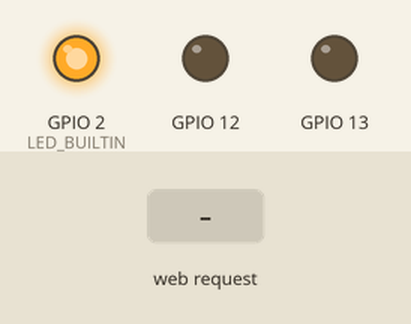
A sketch run on a simulated ESP8266 (NodeMCU). On the bench: output pins drawn as LEDs (lit = HIGH, except the on-board LED, lit = LOW). Inputs (shaded band) come from the test bench. WiFi joins after 1.5 s; servers stay silent unless stated; what the sketch prints to the serial monitor is not drawn.

Above: at 2.7 s.
2.8 s: HTTP request GET /Right received
At 3.8 s:
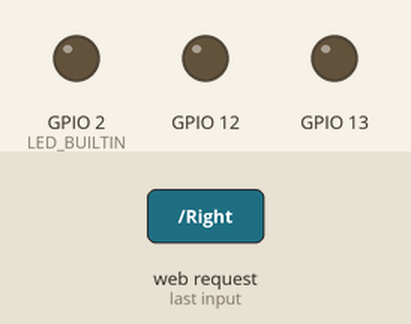
4.3 s: HTTP request GET /Left received
5.8 s: HTTP request GET /Clockwise received
Timing chart, 0 to 8.8 s (numbered marks = the images above; inputs shaded):
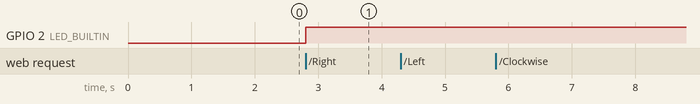

The sketch:

WiFiWebServerPSSS.ino
```cpp
#include <ESP8266WiFi.h>

#ifndef STASSID
#define STASSID "Honor 10"
#define STAPSK  "lucaluca"
#endif

const char* ssid = STASSID;
const char* password = STAPSK;


WiFiServer server(80);


void setup() {
  Serial.begin(115200);


  // prepare LED
  pinMode(13, OUTPUT);
  pinMode(12, OUTPUT);  //12=D6
  pinMode(LED_BUILTIN, OUTPUT);

  // Connect to WiFi network
  Serial.println();
  Serial.println();
  Serial.print(F("Connecting to "));
  Serial.println(ssid);

  WiFi.mode(WIFI_STA);
  WiFi.begin(ssid, password);

  while (WiFi.status() != WL_CONNECTED) {
    delay(500);
    Serial.print(F("."));
  }
  Serial.println();
  Serial.println(F("WiFi connected"));

  // Start the server
  server.begin();
  Serial.println(F("Server started"));

  // Print the IP address
  Serial.println(WiFi.localIP());
}

void loop() {
  // Check if a client has connected
  WiFiClient client = server.available();
  if (!client) {
    return;
  }
  digitalWrite(LED_BUILTIN,HIGH);


  // Read the first line of the request
  String req = client.readStringUntil('\r');
  if(req.length()>0){
  Serial.println(F("request: "));
  Serial.println(req);
  }


  if(req=="Right"){
    digitalWrite(13,HIGH);
  }else if(req=="Left"){
    digitalWrite(13,LOW);
  } else if(req=="Clockwise"){
    server.stop();
    digitalWrite(LED_BUILTIN,LOW);
    Serial.println("Conn terminata");
  } else if(req=="Up"){
    digitalWrite(12,HIGH);
  } else if(req=="Down"){
    digitalWrite(12,LOW);
  }


  while (client.available()) {

    client.read();
  }


  client.println(req);

}
```

Measured:
- after the input at 2.8 s, GPIO 2 (LED_BUILTIN): LOW → HIGH at once
- after the input at 4.3 s, every drawn part: stays the same
- after the input at 5.8 s, every drawn part: stays the same
